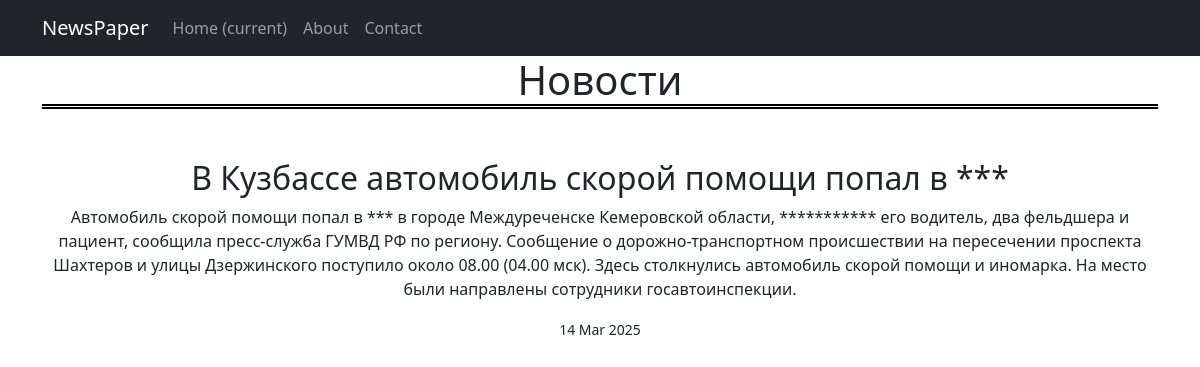
/news/3/, run on the app's committed database.
### news/models.py (models this page shows, shortened)
class Post(models.Model):
    news_or_article = [('news', 'новость'), ('article', 'статья')]
    author = models.ForeignKey('Author', on_delete=models.CASCADE)
    choice = models.CharField(max_length=7, choices=news_or_article)
    time_in = models.DateTimeField(auto_now_add=True)
    categories = models.ManyToManyField('Category', through='PostCategory')
    title = models.CharField(max_length=255)
    text = models.TextField()
    rating = models.IntegerField(default=0)

### news/views.py (the view)
# urls.py: path('<int:pk>/', PostDetail.as_view()),
class PostDetail(DetailView):
    model = Post
    template_name = 'one_news.html'
    context_object_name = 'post'

### news/templatetags/custom_filters.py (called while the page is built)
@register.filter(name='censor')
def censor(text):
    if not text or not isinstance(text, str):
        return text
    censored_words = getattr(settings, 'CENSORED_WORDS', [])
    words = text.split()
    processed_words = []
    for word in words:
        if word.lower() in [w.lower() for w in censored_words]:
            processed_words.append('*' * len(word))
        else:
            processed_words.append(word)
    return ' '.join(processed_words)

### templates/one_news.html
{% extends 'default.html' %}
{% load custom_filters %}
{% block content %}
<h1 style="margin-bottom: 50px; border-bottom: 5px double #000;">Новости</h1>
{% if post %}
    <h2>{{ post.title|censor }}</h2>
    <p>{{ post.text|censor }}</p>
    <small>{{ post.time_in|date:'d M Y' }}</small>
{% else %}
    <p>Таких новостей нет</p>
{% endif %}
{% endblock content %}

### data on the page
Post: title|censor "В Кузбассе автомобиль скорой помощи попал в ***", text|censor "Автомобиль скорой помощи попал в *** в городе Междуреченске Кемеровской области, *********** его водитель, два фельдшера и пациент, сообщила пресс-служба ГУМВД РФ по региону. Сообщение о дорожно-транспортном происшествии на пересечении проспекта Шахтеров и улицы Дзержинского поступило около 08.00 (04.00 мск). Здесь столкнулись автомобиль скорой помощи и иномарка. На место были направлены сотрудники госавтоинспекции.", time_in "14 Mar 2025"
